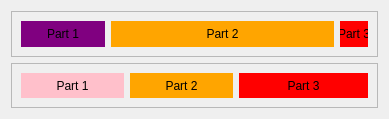
<?xml version="1.0" encoding="UTF-8"?>
<ui version="4.0">
 <class>Form</class>
 <widget class="QWidget" name="Form">
  <property name="geometry">
   <rect>
    <x>0</x>
    <y>0</y>
    <width>389</width>
    <height>119</height>
   </rect>
  </property>
  <property name="windowTitle">
   <string>Form</string>
  </property>
  <layout class="QVBoxLayout" name="verticalLayout">
   <item>
    <widget class="QFrame" name="frame">
     <property name="frameShape">
      <enum>QFrame::StyledPanel</enum>
     </property>
     <property name="frameShadow">
      <enum>QFrame::Raised</enum>
     </property>
     <layout class="QHBoxLayout" name="horizontalLayout" stretch="30,80,10">
      <item>
       <widget class="QLabel" name="label">
        <property name="sizePolicy">
         <sizepolicy hsizetype="Ignored" vsizetype="Preferred">
          <horstretch>0</horstretch>
          <verstretch>0</verstretch>
         </sizepolicy>
        </property>
        <property name="styleSheet">
         <string notr="true">background-color:purple;</string>
        </property>
        <property name="text">
         <string>Part 1</string>
        </property>
        <property name="alignment">
         <set>Qt::AlignCenter</set>
        </property>
       </widget>
      </item>
      <item>
       <widget class="QLabel" name="label_2">
        <property name="sizePolicy">
         <sizepolicy hsizetype="Ignored" vsizetype="Preferred">
          <horstretch>0</horstretch>
          <verstretch>0</verstretch>
         </sizepolicy>
        </property>
        <property name="styleSheet">
         <string notr="true">background-color:orange;</string>
        </property>
        <property name="text">
         <string>Part 2</string>
        </property>
        <property name="alignment">
         <set>Qt::AlignCenter</set>
        </property>
       </widget>
      </item>
      <item>
       <widget class="QLabel" name="label_3">
        <property name="sizePolicy">
         <sizepolicy hsizetype="Ignored" vsizetype="Preferred">
          <horstretch>0</horstretch>
          <verstretch>0</verstretch>
         </sizepolicy>
        </property>
        <property name="styleSheet">
         <string notr="true">background-color:red;</string>
        </property>
        <property name="text">
         <string>Part 3</string>
        </property>
        <property name="alignment">
         <set>Qt::AlignCenter</set>
        </property>
       </widget>
      </item>
     </layout>
    </widget>
   </item>
   <item>
    <widget class="QFrame" name="frame_2">
     <property name="frameShape">
      <enum>QFrame::StyledPanel</enum>
     </property>
     <property name="frameShadow">
      <enum>QFrame::Raised</enum>
     </property>
     <layout class="QHBoxLayout" name="horizontalLayout_2" stretch="80,80,100">
      <item>
       <widget class="QLabel" name="label_4">
        <property name="sizePolicy">
         <sizepolicy hsizetype="Ignored" vsizetype="Preferred">
          <horstretch>0</horstretch>
          <verstretch>0</verstretch>
         </sizepolicy>
        </property>
        <property name="styleSheet">
         <string notr="true">background-color:pink;color:black</string>
        </property>
        <property name="text">
         <string>Part 1</string>
        </property>
        <property name="alignment">
         <set>Qt::AlignCenter</set>
        </property>
       </widget>
      </item>
      <item>
       <widget class="QLabel" name="label_5">
        <property name="sizePolicy">
         <sizepolicy hsizetype="Ignored" vsizetype="Preferred">
          <horstretch>0</horstretch>
          <verstretch>0</verstretch>
         </sizepolicy>
        </property>
        <property name="styleSheet">
         <string notr="true">background-color:orange;</string>
        </property>
        <property name="text">
         <string>Part 2</string>
        </property>
        <property name="alignment">
         <set>Qt::AlignCenter</set>
        </property>
       </widget>
      </item>
      <item>
       <widget class="QLabel" name="label_6">
        <property name="sizePolicy">
         <sizepolicy hsizetype="Ignored" vsizetype="Preferred">
          <horstretch>0</horstretch>
          <verstretch>0</verstretch>
         </sizepolicy>
        </property>
        <property name="styleSheet">
         <string notr="true">background-color:red;</string>
        </property>
        <property name="text">
         <string>Part 3</string>
        </property>
        <property name="alignment">
         <set>Qt::AlignCenter</set>
        </property>
       </widget>
      </item>
     </layout>
    </widget>
   </item>
  </layout>
 </widget>
 <resources/>
 <connections/>
</ui>
